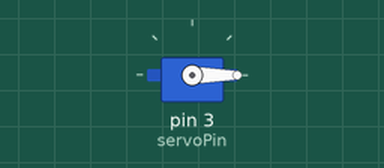
Simulated run of this sketch. Board: Arduino Uno, built with avr-gcc and run on an emulated ATmega328P. Parts: servo.

Above: at 0.05 s.
At 0.9 s:
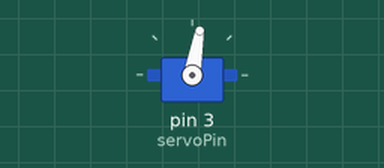
At 1.8 s:
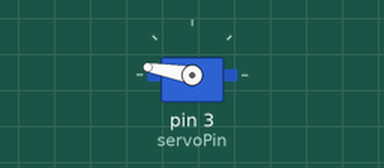
At 3.6 s:
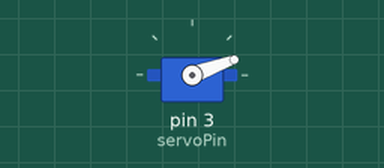
Timing chart, 0 to 8.7 s (numbered marks = the images above):
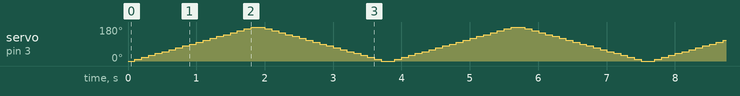

The sketch:

rotating_servo_motor.ino
```cpp
#include <Servo.h>

int servoPin = 3;
int servoPos1 = 0;
int servoPos2 = 180;

Servo myServo; // Initialise Servo Motor

void setup()
{
  myServo.attach(servoPin);
}

void loop()
{
  // Move the servo from 0 to 180 degrees
  for(servoPos1 = 0; servoPos1 <= servoPos2; servoPos1 = servoPos1 + 10)
  {
    myServo.write(servoPos1);
    delay(100);
  }

  // Move the servo from 180 to 0 degree
  for(servoPos1 = 180; servoPos1 >= 0; servoPos1 = servoPos1 - 10)
    {
      myServo.write(servoPos1);
      delay(100);
    }
}
```
